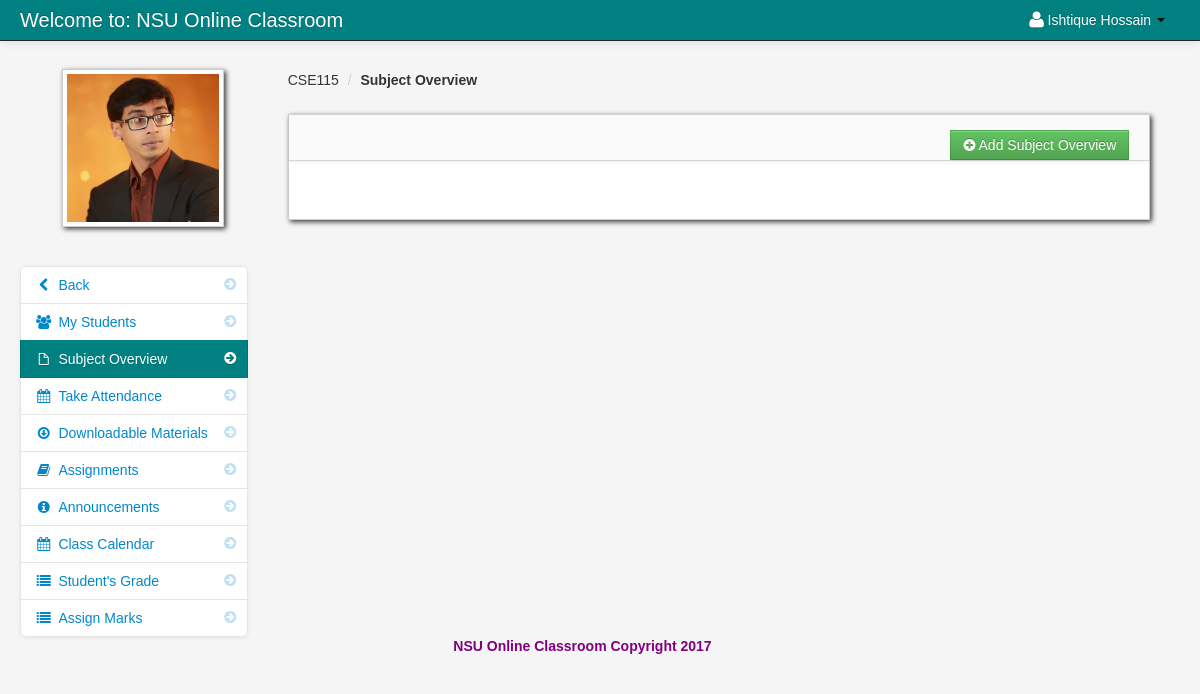
The page /subject_overview.php?id=187 (signed in) on the database its author committed.
### tables this page shows
CREATE TABLE `teacher` (
  `teacher_id` int(11) NOT NULL,
  `username` varchar(100) NOT NULL,
  `password` varchar(200) NOT NULL,
  `firstname` varchar(100) NOT NULL,
  `lastname` varchar(100) NOT NULL,
  `department_id` int(11) NOT NULL,
  `location` varchar(200) NOT NULL,
  `about` varchar(500) NOT NULL,
  `teacher_status` varchar(20) NOT NULL,
  `teacher_stat` varchar(100) NOT NULL
);

CREATE TABLE `teacher_class` (
  `teacher_class_id` int(11) NOT NULL,
  `teacher_id` int(11) NOT NULL,
  `class_id` int(11) NOT NULL,
  `semester` varchar(100) NOT NULL,
  `thumbnails` varchar(100) NOT NULL,
  `school_year` varchar(100) NOT NULL,
  `class_title` varchar(100) NOT NULL,
  `description` longtext NOT NULL,
  `Credit` int(11) NOT NULL,
  `Pre_req` varchar(100) NOT NULL
);

CREATE TABLE `class` (
  `class_id` int(11) NOT NULL,
  `class_name` varchar(100) NOT NULL
);

### session.php (called while the page is built, shortened)
<?php
$session_id=$_SESSION['id'];
?>

### subject_overview.php (the view, shortened to what this page needs)
<?php include('header_dashboard.php'); ?>
<?php include('session.php'); ?>
<?php $get_id = $_GET['id']; ?>
    <body>
		<?php include('navbar_teacher.php'); ?>
        <div class="container-fluid">
            <div class="row-fluid">
				<?php include('subject_overview_link.php'); ?>
                <div class="span9" id="content">
                     <div class="row-fluid">
										<?php $class_query = mysql_query("select * from teacher_class
										LEFT JOIN class ON class.class_id = teacher_class.class_id
										where teacher_class_id = '$get_id'")or die(mysql_error());
										$class_row = mysql_fetch_array($class_query);
										?>
					     <ul class="breadcrumb">
							<li><a href="#"><?php echo $class_row['class_name']; ?></a> <span class="divider">/</span></li>
							<li><a href="#"><b>Subject Overview</b></a></li>
						</ul>
                        <div id="block_bg" class="block">
                            <div class="navbar navbar-inner block-header">
                                <div id="" class="muted pull-right">
									<?php $query = mysql_query("select * from teacher_class
										LEFT JOIN class_subject_overview ON class_subject_overview.teacher_class_id = teacher_class.teacher_class_id
										where class_subject_overview.teacher_class_id = '$get_id'")or die(mysql_error());
										$row = mysql_fetch_array($query);
										$id = $row['class_subject_overview_id'];
										$count = mysql_num_rows($query);
									if ($count > 0){
									?>
										  <a href="edit_subject_overview.php<?php echo '?id='.$get_id; ?>&<?php echo 'subject_id='.$id; ?>" class="btn btn-info"><i class="icon-pencil"></i> Edit Subject Overview</a>
									 <?php }else{ ?>
										     <a href="add_subject_overview.php<?php echo '?id='.$get_id; ?>" class="btn btn-success"><i class="icon-plus-sign"></i> Add Subject Overview</a>
									 <?php } ?>
								</div>
                            </div>
                            <div class="block-content collapse in">
                                <div class="span12">
                                </div>
                            </div>
                        </div>
                    </div>
                </div>
            </div>
		<?php include('footer.php'); ?>
        </div>
		<?php include('script.php'); ?>
    </body>
</html>

### navbar_teacher.php (shortened to what this page needs)
	<div class="navbar navbar-fixed-top navbar-inverse">
           <div class="navbar-inner">
               <div class="container-fluid">
                   <a class="brand" href="#">Welcome to: NSU Online Classroom</a>
							<div class="nav-collapse collapse">
								<ul class="nav pull-right">
												<?php $query= mysql_query("select * from teacher where teacher_id = '$session_id'")or die(mysql_error());
														$row = mysql_fetch_array($query);
												?>
												<li class="dropdown">
													<a href="#" role="button" class="dropdown-toggle" data-toggle="dropdown"> <i class="icon-user icon-large"></i><?php echo $row['firstname']." ".$row['lastname'];  ?> <i class="caret"></i></a>
												</li>
								</ul>
							</div>
               </div>
           </div>
</div>

### subject_overview_link.php
<div class="span3" id="sidebar">
	<img id="avatar" src="admin/<?php echo $row['location']; ?>" class="img-polaroid">
			<ul class="nav nav-list bs-docs-sidenav nav-collapse collapse">
				<li class=""><a href="dasboard_teacher.php"><i class="icon-chevron-right"></i><i class="icon-chevron-left"></i>&nbsp;Back</a></li>
				<li class=""><a href="my_students.php<?php echo '?id='.$get_id; ?>"><i class="icon-chevron-right"></i><i class="icon-group"></i>&nbsp;My Students</a></li>
				<li class="active"><a href="subject_overview.php<?php echo '?id='.$get_id; ?>"><i class="icon-chevron-right"></i><i class="icon-file"></i>&nbsp;Subject Overview</a></li>
				<li class=""><a href="take_attendance.php<?php echo '?id='.$get_id; ?>"><i class="icon-chevron-right"></i><i class="icon-calendar"></i>&nbsp;Take Attendance</a></li>
				<li class=""><a href="downloadable.php<?php echo '?id='.$get_id; ?>"><i class="icon-chevron-right"></i><i class="icon-download"></i>&nbsp;Downloadable Materials</a></li>
				<li class=""><a href="assignment.php<?php echo '?id='.$get_id; ?>"><i class="icon-chevron-right"></i><i class="icon-book"></i>&nbsp;Assignments</a></li>
				<li class=""><a href="announcements.php<?php echo '?id='.$get_id; ?>"><i class="icon-chevron-right"></i><i class="icon-info-sign"></i>&nbsp;Announcements</a></li>
				<li class=""><a href="class_calendar.php<?php echo '?id='.$get_id; ?>"><i class="icon-chevron-right"></i><i class="icon-calendar"></i>&nbsp;Class Calendar</a></li>
				<li class=""><a href="teacher_students_grade.php<?php echo '?id='.$get_id; ?>"><i class="icon-chevron-right"></i><i class="icon-list"></i>&nbsp;Student's Grade</a></li>
				<li class=""><a href="create_marks_poll.php<?php echo '?id='.$get_id; ?>"><i class="icon-chevron-right"></i><i class="icon-list"></i>&nbsp;Assign Marks</a></li>
			</ul>
</div>

### admin/assets/styles.css (style rules this page uses)
body { padding-top: 60px; padding-bottom: 40px; background-color: #f5f5f5; }
#content { margin-left:0px; }
.breadcrumb { margin: 0 0 0px; padding: 10px 0px; background-color: transparent; }
.block { background: url("../images/pixel-60fff.png") repeat scroll 0 0 rgba(0, 0, 0, 0) !important; border: 1px solid #ccc; background: white; margin: 1em 0em; border-top: none; -webkit-box-shadow: 2px 2px 5px rgba(0, 0, 6, 0.75); -moz-box-shadow: 2px 2px 5px rgba(0, 0, 6, 0.75); box-shadow: 2px 2px 5px rgba(0, 0, 6, 0.75); }
.block-content { margin: 1em; min-height: .25em; }
.block-header { margin-bottom: 0px; border-right: none; border-left: none; -webkit-border-radius: 0px; -moz-border-radius: 0px; border-radius: 0px; }
.block-header div { padding-top: 10px; }
.bs-docs-sidenav { max-width: 228px; margin: 30px 0 0; padding: 0; background-color: #fff; -webkit-border-radius: 6px; -moz-border-radius: 6px; border-radius: 6px; -webkit-box-shadow: 0 1px 4px rgba(0,0,0,.065); -moz-box-shadow: 0 1px 4px rgba(0,0,0,.065); box-shadow: 0 1px 4px rgba(0,0,0,.065); }
.bs-docs-sidenav > li > a { display: block; width: 190px \9; margin: 0 0 -1px; padding: 8px 14px; border: 1px solid #e5e5e5; }
.bs-docs-sidenav > li:first-child > a { -webkit-border-radius: 6px 6px 0 0; -moz-border-radius: 6px 6px 0 0; border-radius: 6px 6px 0 0; }
.bs-docs-sidenav > li:last-child > a { -webkit-border-radius: 0 0 6px 6px; -moz-border-radius: 0 0 6px 6px; border-radius: 0 0 6px 6px; }
.bs-docs-sidenav > .active > a { position: relative; z-index: 2; padding: 9px 15px; border: 0; text-shadow: 0 1px 0 rgba(0,0,0,.15); -webkit-box-shadow: inset 1px 0 0 rgba(0,0,0,.1), inset -1px 0 0 rgba(0,0,0,.1); -moz-box-shadow: inset 1px 0 0 rgba(0,0,0,.1), inset -1px 0 0 rgba(0,0,0,.1); box-shadow: inset 1px 0 0 rgba(0,0,0,.1), inset -1px 0 0 rgba(0,0,0,.1); }
.bs-docs-sidenav .icon-chevron-right { float: right; margin-top: 2px; margin-right: -6px; opacity: .25; }
.bs-docs-sidenav .active .icon-chevron-right, .bs-docs-sidenav .active a:hover .icon-chevron-right { opacity: 1; }

### rows shown on the page
teacher: firstname "Ishtique", lastname "Hossain", location (picture)
teacher_class: class.class_name "CSE115"
